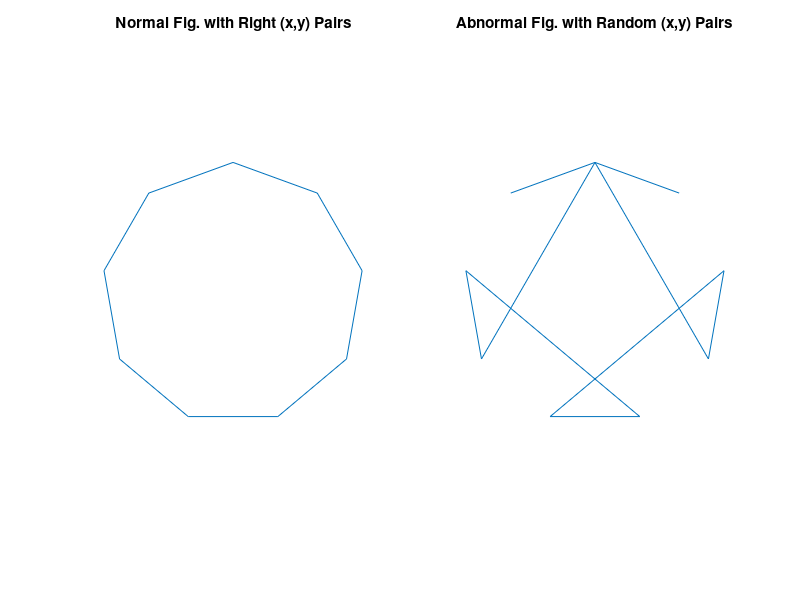

Write MATLAB code to recreate this figure.
% 20130504 XY511 22:22
% AbrahamX @ NWPU
% Plotting, Odd Regular Polygon & Circle

% Initialization
N = 9;  % Num of edge
t = 0: 2*pi/N: 2*pi;  % Increasing order
x = sin(t);
y = cos(t);
tt = reshape(t, 2, (N+1)/2); % A t-by-2 matrix
tt = flipud(tt);
tt = tt(:);  % Random order, to have fun
xx = sin(tt);
yy = cos(tt);


% Plot
subplot(121)
plot(x, y)  % Obtain a normal fig.
title('Normal Fig. with Right (x,y) Pairs')
axis equal off
shg
subplot(122)
plot(xx, yy)
title('Abnormal Fig. with Random (x,y) Pairs')
axis equal off
shg


